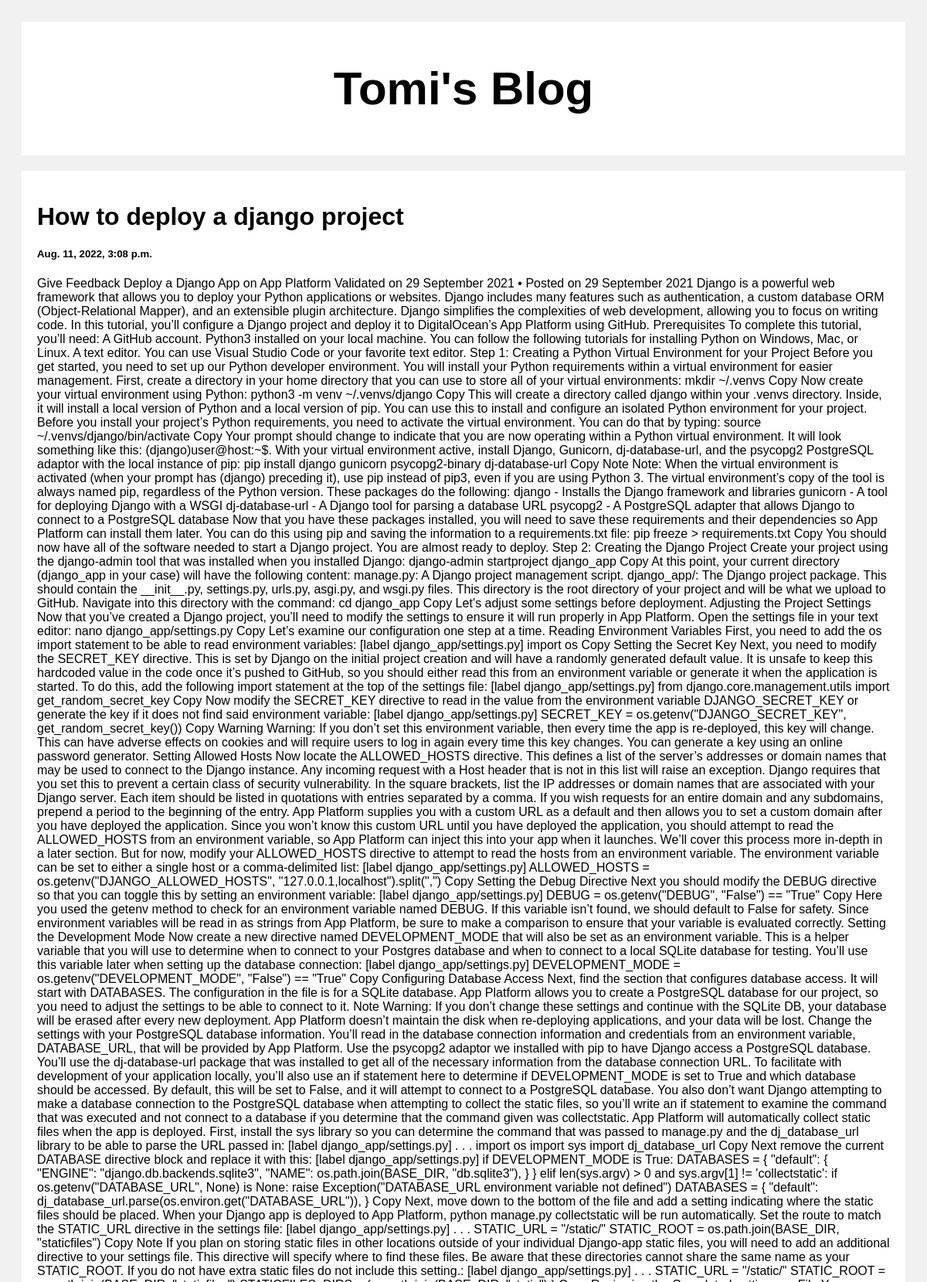
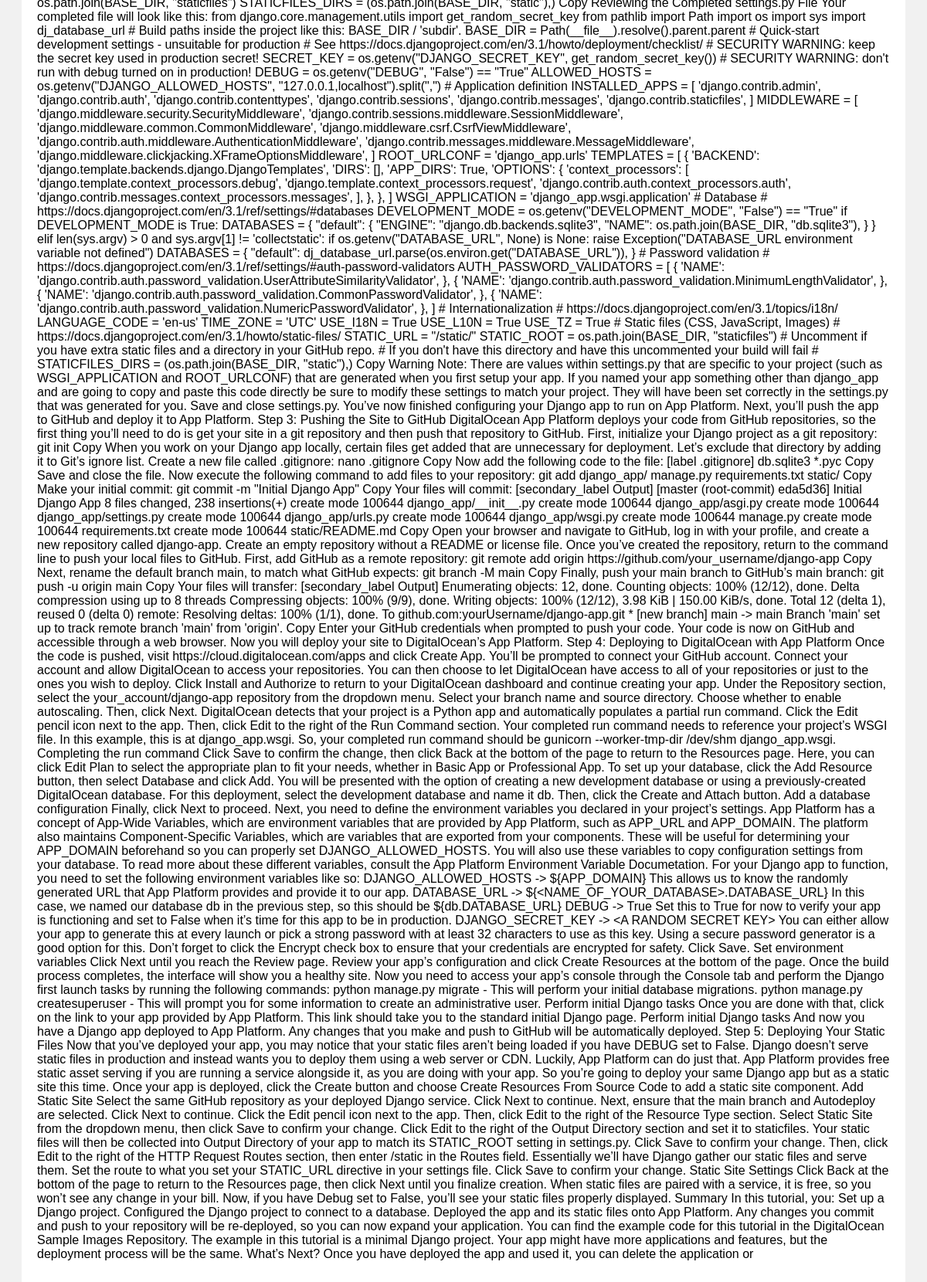
/post/1, run on the app's committed database (2 pictures, top to bottom).
### posts/models.py (models this page shows)
class Post(models.Model):
    title=models.CharField(max_length=100)
    body=models.CharField(max_length=1000000)
    created_at=models.DateTimeField(default=datetime.now, blank=True)

### posts/views.py (the view)
# urls.py: path('post/<str:pk>',views.post,name='post'),
def post(request, pk):
    posts= Post.objects.get(id=pk)
    return render(request,'posts.html',{'posts':posts})

### templates/posts.html (shortened to what this page needs)
<html>
<head>
</head>
<body>
<div class="header">
  <h2>Tomi's Blog</h2>
</div>
<div class="row">
  <div class="leftcolumn">
    <div class="card">
        <h1>{{posts.title}}</h1>
        <h5>{{posts.created_at}}</h5>
        <p>{{posts.body}}</p>
    </div>
  </div>
</div>
</body>
</html>

### templates/posts.html (style rules this page uses)
* { box-sizing: border-box; }
body { font-family: Arial; padding: 20px; background: #f1f1f1; }
.header { padding: 2px; font-size: 40px; text-align: center; background: white; }
.leftcolumn { float: left; width: 100%; }
.card { background-color: white; padding: 20px; margin-top: 20px; }
.row:after { content: ""; display: table; clear: both; }

### data on the page
Post: title "How to deploy a django project", created_at "Aug. 11, 2022, 3:08 p.m.", body "Give Feedback Deploy a Django App on App Platform Validated on 29 September 2021 • Posted on 29 September 2021 Django is a powerful web framework that allows you to deploy your Python applications or websites. Django includes many features such as authentication, a custom database ORM (Object-Relational Mapper), and an extensible plugin architecture. Django simplifies the complexities of web development, allowing you to focus on writing code. In this tutorial, you’ll configure a Django project and deploy it to DigitalOcean’s App Platform using GitHub. Prerequisites To complete this tutorial, you’ll need: A GitHub account. Python3 installed on your local machine. You can follow the following…"
